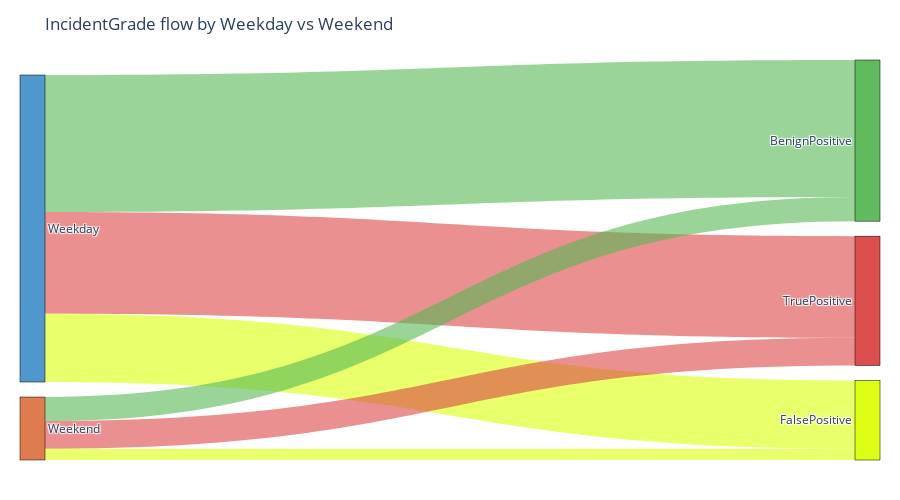

The code cell stored with this chart in its notebook:
### Markdown cell above
Interesting remark: from the line plot we can see that BP and TP tend to go in the same direction. Taking in account that BP can be an admin login on a website or another action related to the working staff, I can conclude that there are more attacks when BP events occur more(probably meaning an extending number of admins due to bigger net traffic, that is the moment for an attack). The above can be also interpreted as some detector prediction limitation.

### Code cell
fig = analysis.sankeyBool(df, 'TimestampIsWeekend', 'IncidentGrade', 'Weekday',
    'Weekend', df.IncidentGrade.unique(),
    ['rgba(60,140,200,0.9)', 'rgba(220,110,60,0.9)'],
    ['rgba(220,70,70,0.95)', 'rgba(220, 255,10,0.95)', 'rgba(88,184,86,0.95)']
)
fig.show()

### Figure 1 — Plotly figure (JSON) as saved in the notebook; plotly's stock layout.template omitted (floating-point values rounded to 4 significant figures)
{"data": [{"link": {"color": ["rgba(88,184,86,0.6)", "rgba(220,70,70,0.6)", "rgba(220, 255,10,0.6)", "rgba(220,70,70,0.6)", "rgba(88,184,86,0.6)", "rgba(220, 255,10,0.6)"], "customdata": [37.06, 27.47, 18.45, 7.493, 6.5, 3.03], "hovertemplate": "Source: %{source.label}<br>Target: %{target.label}<br>Value: %{value}<br>Share of total: %{customdata:.2f}%<extra></extra>", "source": [0, 0, 0, 1, 1, 1], "target": [2, 3, 4, 3, 2, 4], "value": [3502202, 2596009, 1743425, 708097, 614313, 286348]}, "node": {"color": ["rgba(60,140,200,0.9)", "rgba(220,110,60,0.9)", "rgba(88,184,86,0.95)", "rgba(220,70,70,0.95)", "rgba(220, 255,10,0.95)"], "label": ["Weekday", "Weekend", "BenignPositive", "TruePositive", "FalsePositive"], "line": {"color": "black", "width": 0.5}, "pad": 15, "thickness": 25}, "type": "sankey"}], "layout": {"font": {"size": 12}, "height": 500, "margin": {"b": 40, "l": 20, "r": 20, "t": 60}, "title": {"text": "IncidentGrade flow by Weekday vs Weekend"}}}
